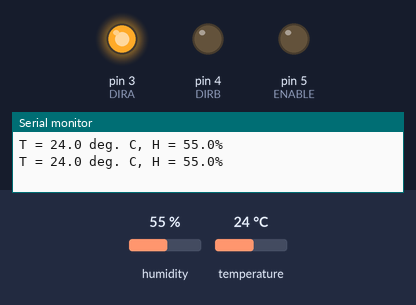
A sketch run on a simulated Arduino Uno, built with avr-gcc and run on an emulated ATmega328P. Parts: output pins drawn as LEDs (lit = HIGH), the last lines printed to the serial monitor. The test bench sets the inputs (shaded band); at power-on: temperature 24 °C, humidity 55 %.

Above: at 6.8 s.
6.9 s: temperature set to 28.6 °C
11.4 s: temperature set to 29.9 °C
At 12.9 s:
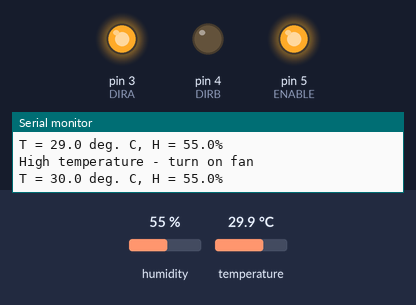
Timing chart, 0 to 14.4 s (numbered marks = the images above; inputs shaded):
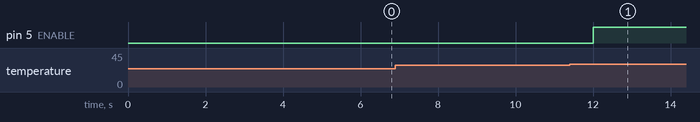

Measured:
- the behaviour switches between 29.4 and 29.5 °C on temperature (found by bisection; images 0 and 1)
- after the input at 11.4 s, pin 5 (ENABLE): LOW → HIGH after 0.60 s

The sketch:

Source_Code.ino
```cpp
#include <dht_nonblocking.h>
#define DHT_SENSOR_TYPE DHT_TYPE_11
/*Included an external library DHT, this library can be found in the repo*/

static const int DHT_SENSOR_PIN = 2;
DHT_nonblocking dht_sensor( DHT_SENSOR_PIN, DHT_SENSOR_TYPE );

boolean fan_on = false;

#define ENABLE 5
#define DIRA 3
#define DIRB 4

void setup() {
  Serial.begin( 9600);

  pinMode(ENABLE,OUTPUT);
  pinMode(DIRA,OUTPUT);
  pinMode(DIRB,OUTPUT);

  digitalWrite(DIRA,HIGH); //one way
  digitalWrite(DIRB,LOW);
  digitalWrite(ENABLE,LOW); // enable off
}

/*
 * Takes a measurement, keeping the state machine alive. Returns
 * true if a measurement is available.
 */
static bool measure_environment( float *temperature, float *humidity )
{
  static unsigned long measurement_timestamp = millis( );

  /* Measures once every four seconds. */
  if( millis( ) - measurement_timestamp > 3000ul )
  {
    if( dht_sensor.measure( temperature, humidity ) == true )
    {
      measurement_timestamp = millis( );
      return( true );
    }
  }

  return( false );
}

void loop() {
  float temperature;
  float humidity;

  if( measure_environment( &temperature, &humidity ) == true )
  {
    if (temperature > 29.0) {
      digitalWrite(ENABLE,HIGH);
      if(! fan_on) {
        Serial.println("High temperature - turn on fan");
        fan_on = true;
      }
    } else {
      digitalWrite(ENABLE,LOW);
      if(fan_on) {
        Serial.println("Low temperature - turn off fan");
        fan_on = false;
      }
    }
    Serial.print( "T = " );
    Serial.print( temperature, 1 );
    Serial.print( " deg. C, H = " );
    Serial.print( humidity, 1 );
    Serial.println( "%" );

  }
}
```
